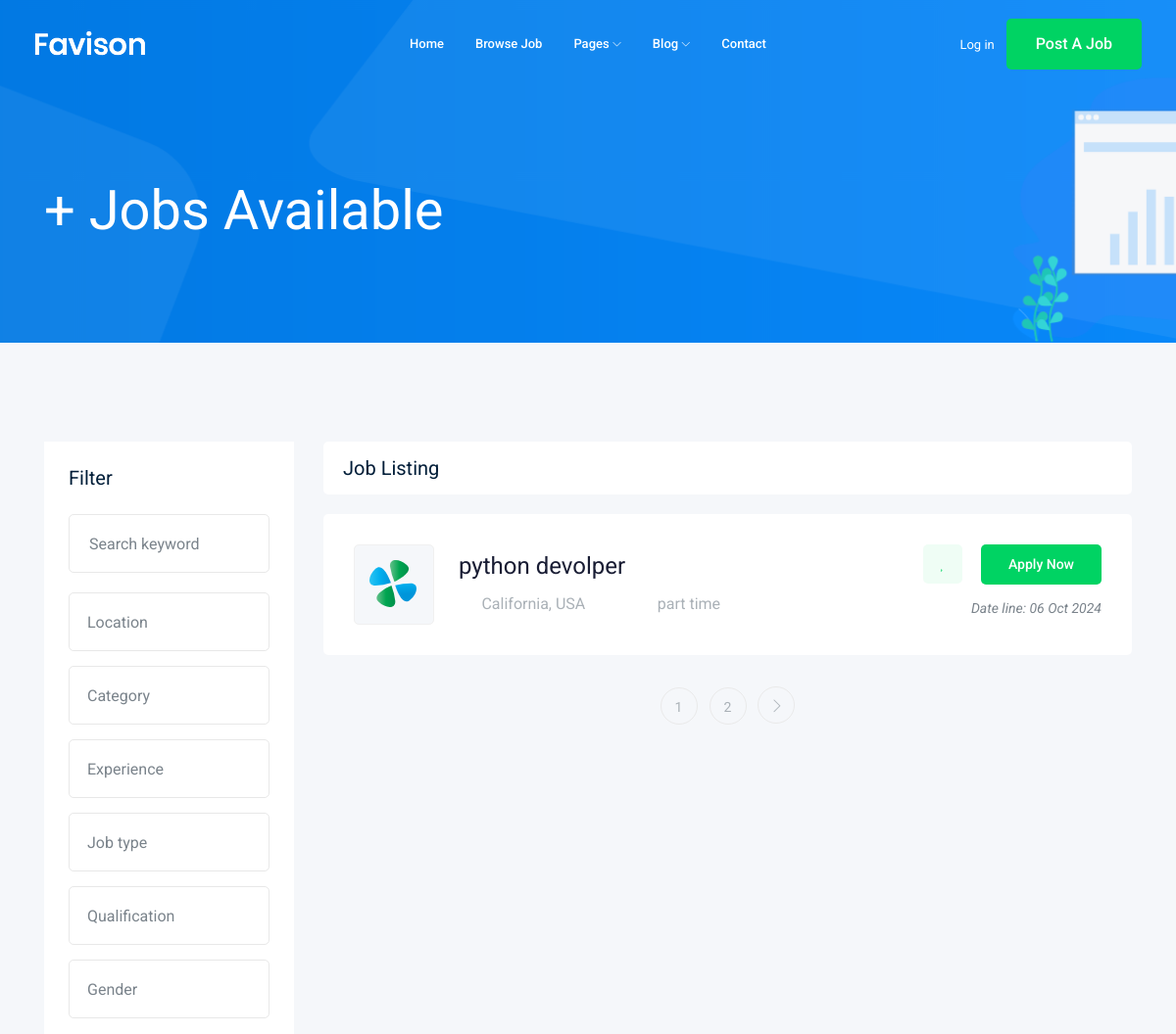
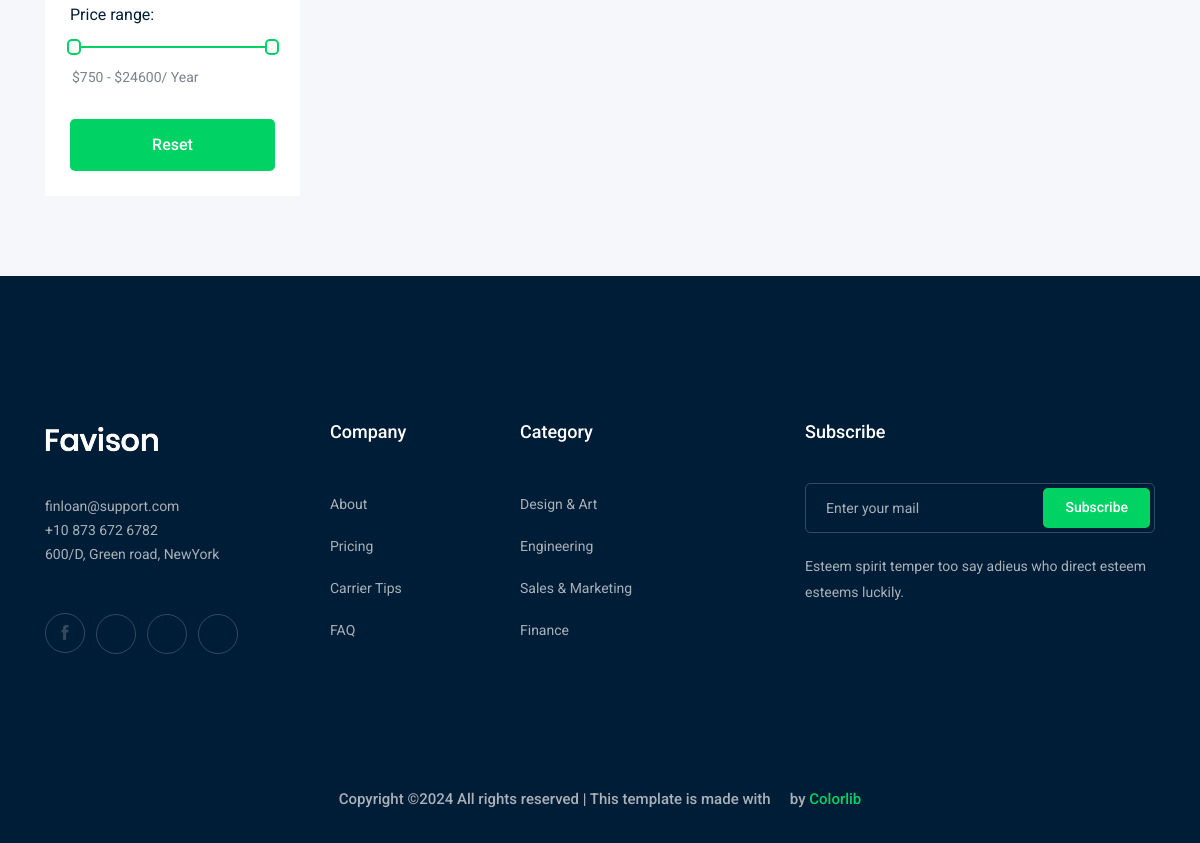
The page /job/ on the database its author committed (2 pictures, top to bottom).
### job/models.py (models this page shows, shortened)
class job(models.Model):
    title = models.CharField(max_length =20)
    job_type = models.CharField(max_length =20, choices = jobType)
    description = models.TextField(max_length=1000)
    published = models.DateTimeField(auto_now=True)
    Vacancy = models.IntegerField(default=1)
    salary = models.IntegerField(default=0)
    experience = models.IntegerField(default=1)
    category = models.ForeignKey('category', on_delete=models.CASCADE)
    image = models.ImageField(upload_to=upload_image)
    slug = models.SlugField(blank=True, null=True)
    def __str__(self) -> str:
        return self.title

### job/views.py (the view)
# urls.py: path('', views.jobs),
def jobs(request):
    jobs = job.objects.all()
    paginator = Paginator(jobs, 1)
    page_number = request.GET.get("page")
    page_obj = paginator.get_page(page_number)
    context = {"jobs" : page_obj}
    return render(request,'job/jobs.html',context)

### job/templates/job/jobs.html (shortened to what this page needs)
{% extends 'base.html' %}
{% block body %}
    <div class="bradcam_area bradcam_bg_1">
        <div class="container">
            <div class="row">
                <div class="col-xl-12">
                    <div class="bradcam_text">
                        <h3>{{jobs.count}}+ Jobs Available</h3>
                    </div>
                </div>
            </div>
        </div>
    </div>
    <div class="job_listing_area plus_padding">
        <div class="container">
            <div class="row">
                <div class="col-lg-3">
                    <div class="job_filter white-bg">
                        <div class="form_inner white-bg">
                            <h3>Filter</h3>
                            <form action="#">
                                <div class="row">
                                    <div class="col-lg-12">
                                        <div class="single_field">
                                            <input type="text" placeholder="Search keyword">
                                        </div>
                                    </div>
                                    <div class="col-lg-12">
                                    </div>
                                    <div class="col-lg-12">
                                    </div>
                                    <div class="col-lg-12">
                                    </div>
                                    <div class="col-lg-12">
                                    </div>
                                    <div class="col-lg-12">
                                    </div>
                                    <div class="col-lg-12">
                                    </div>
                                </div>
                            </form>
                        </div>
                        <div class="range_wrap">
                            <label for="amount">Price range:</label>
                            <div id="slider-range"></div>
                            <p>
                                <input type="text" id="amount" readonly style="border:0; color:#7A838B; font-size: 14px; font-weight:400;">
                            </p>
                        </div>
                        <div class="reset_btn">
                            <button  class="boxed-btn3 w-100" type="submit">Reset</button>
                        </div>
                    </div>
                </div>
                <div class="col-lg-9">
                    <div class="recent_joblist_wrap">
                        <div class="recent_joblist white-bg ">
                            <div class="row align-items-center">
                                <div class="col-md-6">
                                    <h4>Job Listing</h4>
                                </div>
                            </div>
                        </div>
                    </div>
                    <div class="job_lists m-0">
                        <div class="row">
                            {% for job in jobs %}
                            <div class="col-lg-12 col-md-12">
                                <div class="single_jobs white-bg d-flex justify-content-between">
                                    <div class="jobs_left d-flex align-items-center">
                                        <div class="thumb">
                                            <img src="img/svg_icon/1.svg" alt="">
                                        </div>
                                        <div class="jobs_conetent">
                                            <a href="{% url "jobs:jobDetails" job.slug %}"><h4>{{job}}</h4></a>
                                            <div class="links_locat d-flex align-items-center">
                                                <div class="location">
                                                    <p> <i class="fa fa-map-marker"></i> California, USA</p>
                                                </div>
                                                <div class="location">
                                                    <p> <i class="fa fa-clock-o"></i> {{job.job_type}}</p>
                                                </div>
                                            </div>
                                        </div>
                                    </div>
                                    <div class="jobs_right">
                                        <div class="apply_now">
                                            <a class="heart_mark" href="#"> <i class="fa fa-heart"></i> </a>
                                            <a href="{% url 'jobs:jobDetails' job.slug %}" class="boxed-btn3">Apply Now</a>
                                        </div>
                                        <div class="date">
                                            <p>Date line: {{job.published|date:'d M o' }}</p>
                                        </div>
                                    </div>
                                </div>
                            </div>
                            {% endfor %}
                        </div>
                        {% if jobs.has_other_pages %}
                            <div class="row">
                                <div class="col-lg-12">
                                    <div class="pagination_wrap">
                                        <ul>
                                            {% for i in jobs.paginator.page_range %}
                                            <li><a href="?page={{i}}"><span>{{i}}</span></a></li>
                                            {% endfor %}
                                            {% if jobs.has_next %}
                                            <li><a href="?page={{jobs.next_page_number}}"> <i class="ti-angle-right"></i> </a></li>
                                            {% endif %}
                                        </ul>
                                    </div>
                                </div>
                            </div>
                        {% endif %}
                    </div>
                </div>
            </div>
        </div>
    </div>
{% endblock %}

### rows shown on the page
job: title "python devolper", job_type "part time", published "06 Oct 2024"

### other values the page prints
{{ i }} "1" "2"
